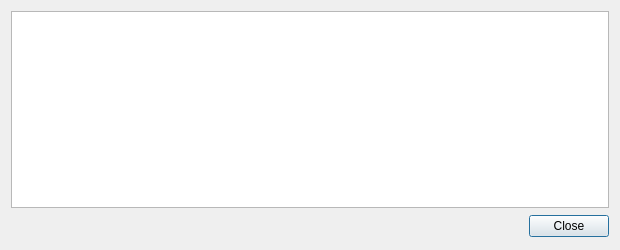
<?xml version="1.0" encoding="UTF-8"?>
<ui version="4.0">
 <class>TransactionDescDialog</class>
 <widget class="QDialog" name="TransactionDescDialog">
  <property name="geometry">
   <rect>
    <x>0</x>
    <y>0</y>
    <width>620</width>
    <height>250</height>
   </rect>
  </property>
  <property name="windowTitle">
   <string>Transaction details</string>
  </property>
  <layout class="QVBoxLayout" name="verticalLayout">
   <item>
    <widget class="QTextEdit" name="detailText">
     <property name="toolTip">
      <string>This pane shows a detailed description of the transaction</string>
     </property>
     <property name="readOnly">
      <bool>true</bool>
     </property>
    </widget>
   </item>
   <item>
    <widget class="QDialogButtonBox" name="buttonBox">
     <property name="minimumSize">
      <size>
       <width>120</width>
       <height>25</height>
      </size>
     </property>
     <property name="font">
      <font>
       <family>Lato</family>
      </font>
     </property>
     <property name="styleSheet">
      <string notr="true">QButton{ background : #0a3057; border : none; color: #FFFFFF} QButton:hover { background : #418BCA; } 
QButton:pressed { background : #418BCA; }</string>
     </property>
     <property name="orientation">
      <enum>Qt::Horizontal</enum>
     </property>
     <property name="standardButtons">
      <set>QDialogButtonBox::Close</set>
     </property>
    </widget>
   </item>
  </layout>
 </widget>
 <resources/>
 <connections>
  <connection>
   <sender>buttonBox</sender>
   <signal>accepted()</signal>
   <receiver>TransactionDescDialog</receiver>
   <slot>accept()</slot>
   <hints>
    <hint type="sourcelabel">
     <x>248</x>
     <y>254</y>
    </hint>
    <hint type="destinationlabel">
     <x>157</x>
     <y>274</y>
    </hint>
   </hints>
  </connection>
  <connection>
   <sender>buttonBox</sender>
   <signal>rejected()</signal>
   <receiver>TransactionDescDialog</receiver>
   <slot>reject()</slot>
   <hints>
    <hint type="sourcelabel">
     <x>316</x>
     <y>260</y>
    </hint>
    <hint type="destinationlabel">
     <x>286</x>
     <y>274</y>
    </hint>
   </hints>
  </connection>
 </connections>
</ui>
